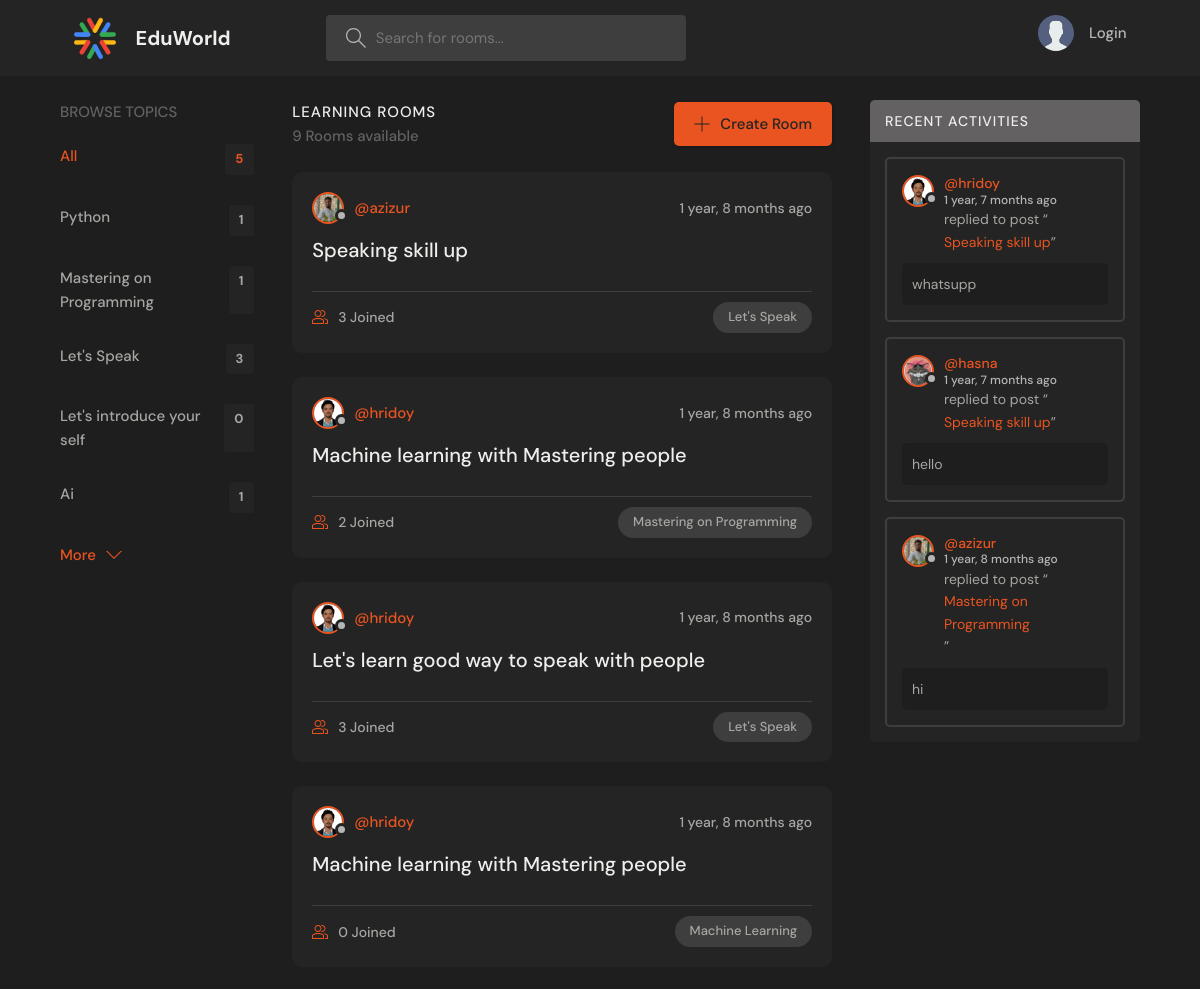
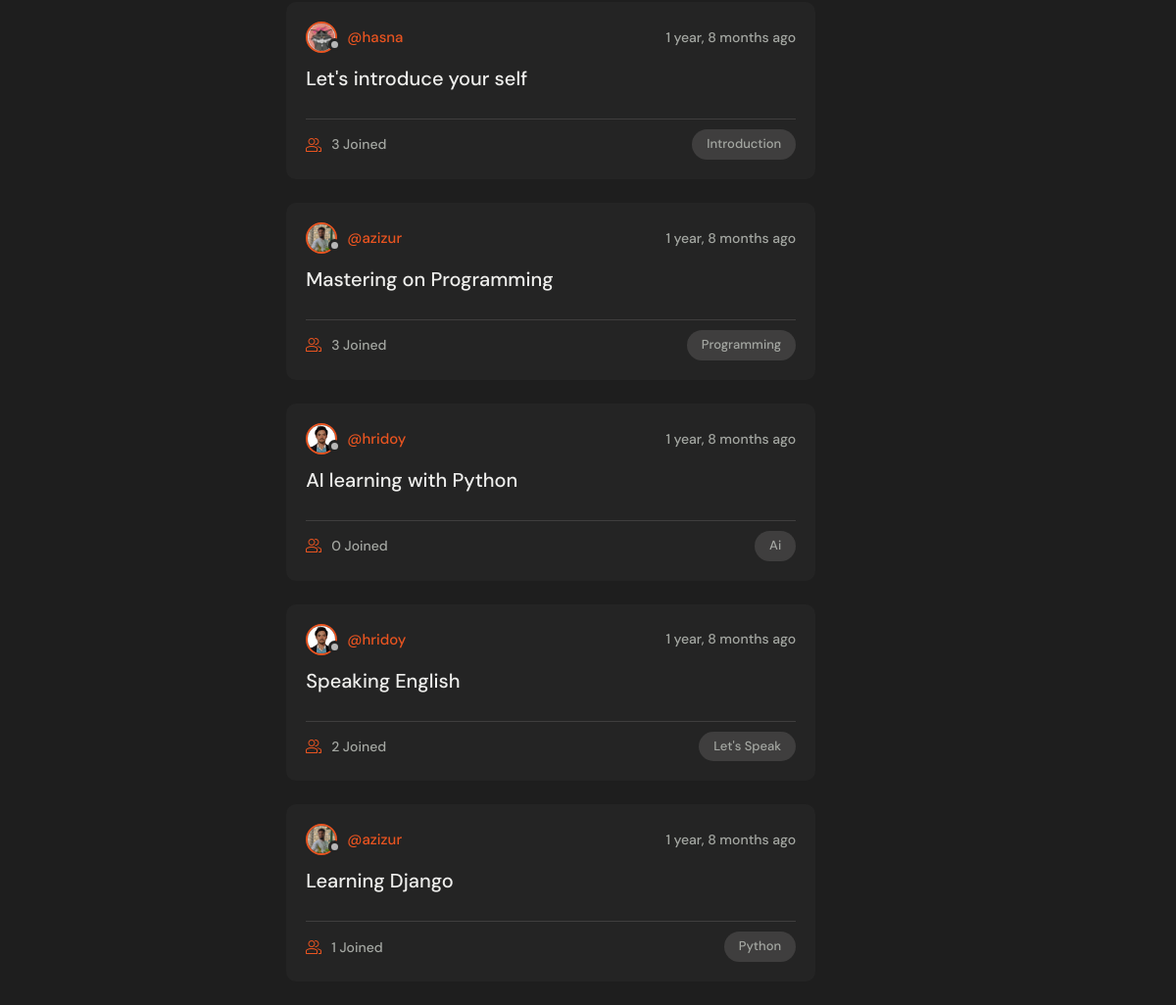
The page / on the database its author committed (2 pictures, top to bottom).
### base/models.py (models this page shows, shortened)
class Topic(models.Model):
    name = models.CharField(max_length=200)

class Room(models.Model):
    host = models.ForeignKey(User, on_delete=models.SET_NULL, null=True)
    topic = models.ForeignKey(Topic, on_delete=models.SET_NULL, null=True)
    name = models.CharField(max_length=200)
    description = models.TextField(null=True, blank=True)
    participants = models.ManyToManyField(
        User, related_name='participants', blank=True)
    updated = models.DateTimeField(auto_now=True)
    created = models.DateTimeField(auto_now_add=True)
    class Meta:
        ordering = ['-updated', '-created']
    def __str__(self):
        return self.name

class User(AbstractUser):
    name = models.CharField(max_length=200, null=True)
    email = models.EmailField(unique=True, null=True)
    bio = models.TextField(null=True)
    avatar = models.ImageField(null=True, default="avatar.svg")
    USERNAME_FIELD = 'email'  # Email as the unique identifier
    REQUIRED_FIELDS = ['username', 'name']  # Do not include 'email' here
    objects = UserManager()  # Make sure you're using a custom user manager

class Message(models.Model):
    user = models.ForeignKey(User, on_delete=models.CASCADE)
    room = models.ForeignKey(Room, on_delete=models.CASCADE)
    body = models.TextField()
    updated = models.DateTimeField(auto_now=True)
    created = models.DateTimeField(auto_now_add=True)
    class Meta:
        ordering = ['-updated', '-created']

### base/views.py (the view)
# urls.py: path('', views.home, name="home"),
def home(request):
    q = request.GET.get('q') if request.GET.get('q') != None else ''
    rooms = Room.objects.filter(
        Q(topic__name__icontains=q) |
        Q(name__icontains=q) |
        Q(description__icontains=q)
    )
    topics = Topic.objects.all()[0:5]
    room_count = rooms.count()
    room_messages = Message.objects.filter(
        Q(room__topic__name__icontains=q))[0:3]
    context = {'rooms': rooms, 'topics': topics,
               'room_count': room_count, 'room_messages': room_messages}
    return render(request, 'base/home.html', context)

### base/templates/base/home.html (shortened to what this page needs)
{% extends 'main.html' %}
{% block content %}
<main class="layout layout--3">
  <div class="container">
    {% include 'base/topics_component.html' %}
    <div class="roomList">
      <div class="roomList__header">
        <div>
          <h2>Learning Rooms</h2>
          <p>{{room_count}} Rooms available</p>
        </div>
        <a class="btn btn--main" href="{% url 'create-room' %}">
          <svg version="1.1" xmlns="http://www.w3.org/2000/svg" width="32" height="32" viewBox="0 0 32 32">
            <title>add</title>
            <path
              d="M16.943 0.943h-1.885v14.115h-14.115v1.885h14.115v14.115h1.885v-14.115h14.115v-1.885h-14.115v-14.115z">
            </path>
          </svg>
          Create Room
        </a>
      </div>
      {% include 'base/feed_component.html' %}
    </div>
    {% include 'base/activity_component.html' %}
  </div>
</main>
{% endblock %}

### base/templates/base/topics_component.html
<div class="topics">
    <div class="topics__header">
        <h2>Browse Topics</h2>
    </div>
    <ul class="topics__list">
        <li>
            <a href="{% url 'home' %}" class="active">All <span>{{topics.count}}</span></a>
        </li>
        {% for topic in topics %}
        <li>
            <a href="{% url 'home' %}?q={{topic.name}}">{{topic.name}}<span>{{topic.room_set.all.count}}</span></a>
        </li>
        {% endfor %}
    </ul>
    <a class="btn btn--link" href="{% url 'topics' %}">
        More
        <svg version="1.1" xmlns="http://www.w3.org/2000/svg" width="32" height="32" viewBox="0 0 32 32">
            <title>chevron-down</title>
            <path d="M16 21l-13-13h-3l16 16 16-16h-3l-13 13z"></path>
        </svg>
    </a>
</div>

### base/templates/base/feed_component.html (shortened to what this page needs)
{% for room in rooms %}
<div class="roomListRoom">
    <div class="roomListRoom__header">
        <a href="{% url 'user-profile' room.host.id %}" class="roomListRoom__author">
            <div class="avatar avatar--small">
                <img src="{{room.host.avatar.url}}" />
            </div>
            <span>@{{room.host.username}}</span>
        </a>
        <div class="roomListRoom__actions">
            <span>{{room.created|timesince}} ago</span>
        </div>
    </div>
    <div class="roomListRoom__content">
        <a href="{% url 'room' room.id %}">{{room.name}}</a>
    </div>
    <div class="roomListRoom__meta">
        <a href="{% url 'room' room.id %}" class="roomListRoom__joined">
            {{room.participants.all.count}} Joined
        </a>
        <p class="roomListRoom__topic">{{room.topic.name}}</p>
    </div>
</div>
{% endfor %}

### base/templates/base/activity_component.html (shortened to what this page needs)
<div class="activities">
    <div class="activities__header">
        <h2>Recent Activities</h2>
    </div>
    {% for message in room_messages %}
    <div class="activities__box">
        <div class="activities__boxHeader roomListRoom__header">
            <a href="{% url 'user-profile' message.user.id %}" class="roomListRoom__author">
                <div class="avatar avatar--small">
                    <img src="{{message.user.avatar.url}}" />
                </div>
                <p>
                    @{{message.user.username}}
                    <span>{{message.created|timesince}} ago</span>
                </p>
            </a>
        </div>
        <div class="activities__boxContent">
            <p>replied to post “<a href="{% url 'room' message.room.id %}">{{message.room}}</a>”</p>
            <div class="activities__boxRoomContent">{{message.body}}</div>
        </div>
    </div>
    {% endfor %}
</div>

### rows shown on the page
Topic: name "Python", room_set.all.count "1"
Topic: name "Mastering on Programming", room_set.all.count "1"
Topic: name "Let's Speak", room_set.all.count "3"
Topic: name "Let's introduce your self", room_set.all.count "0"
Topic: name "Ai", room_set.all.count "1"
Room: host.avatar (picture), host.username "azizur", created "1 year, 8 months", name "Speaking skill up", participants.all.count "3", topic.name "Let's Speak"
Room: host.avatar (picture), host.username "hridoy", created "1 year, 8 months", name "Machine learning with Mastering people", participants.all.count "2", topic.name "Mastering on Programming"
Room: host.avatar (picture), host.username "hridoy", created "1 year, 8 months", name "Let's learn good way to speak with people", participants.all.count "3", topic.name "Let's Speak"
Room: host.avatar (picture), host.username "hridoy", created "1 year, 8 months", name "Machine learning with Mastering people", participants.all.count "0", topic.name "Machine Learning"
Room: host.avatar (picture), host.username "hasna", created "1 year, 8 months", name "Let's introduce your self", participants.all.count "3", topic.name "Introduction"
Room: host.avatar (picture), host.username "azizur", created "1 year, 8 months", name "Mastering on Programming", participants.all.count "3", topic.name "Programming"
Room: host.avatar (picture), host.username "hridoy", created "1 year, 8 months", name "AI learning with Python", participants.all.count "0", topic.name "Ai"
Room: host.avatar (picture), host.username "hridoy", created "1 year, 8 months", name "Speaking English", participants.all.count "2", topic.name "Let's Speak"
Room: host.avatar (picture), host.username "azizur", created "1 year, 8 months", name "Learning Django", participants.all.count "1", topic.name "Python"
Message: user.avatar (picture), user.username "hridoy", created "1 year, 7 months", room "Speaking skill up", body "whatsupp"
Message: user.avatar (picture), user.username "hasna", created "1 year, 7 months", room "Speaking skill up", body "hello"
Message: user.avatar (picture), user.username "azizur", created "1 year, 8 months", room "Mastering on Programming", body "hi"

### other values the page prints
{{ topics.count }} "5"
{{ room_count }} "9"
